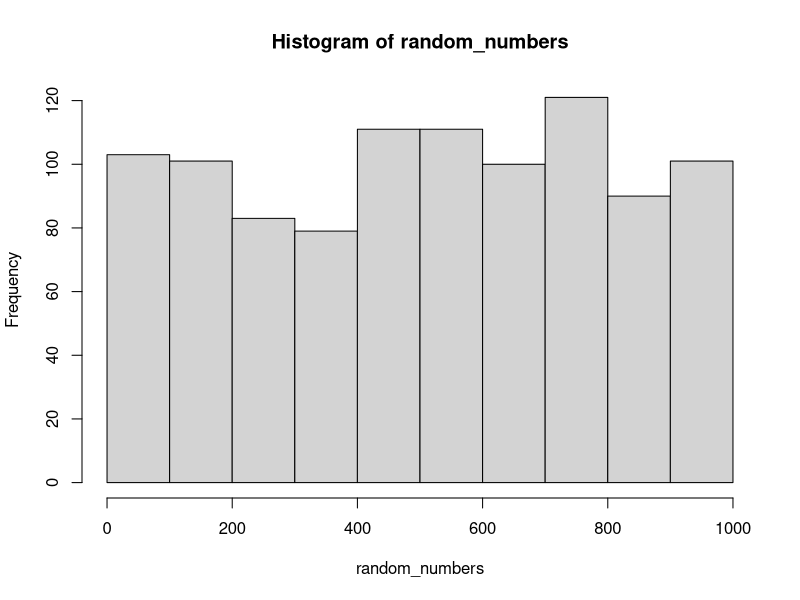
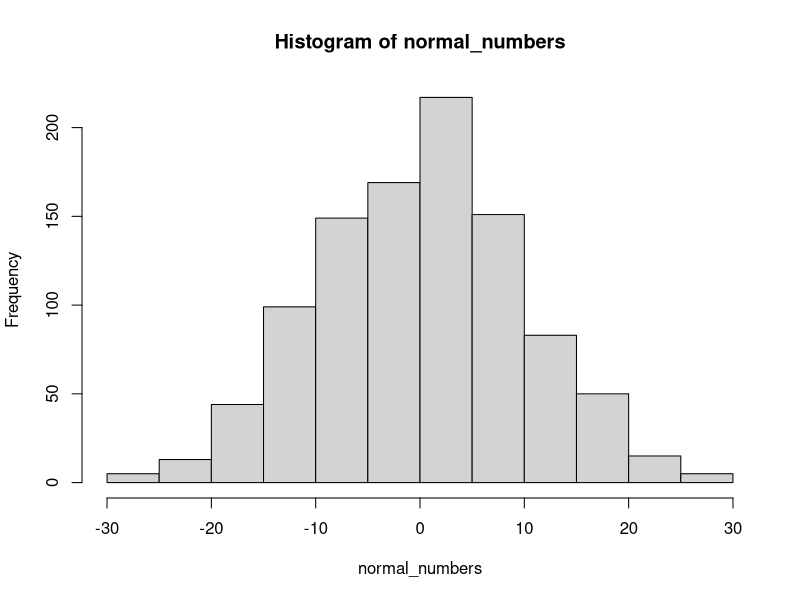

Reproduce these figures in R, in order.
## ---- chunk 1

sum(1:100)

#1+2+3+4

a <- 0

for(i in 1:100){
  a <- a+i
}

a

## ---- chunk 2



sum(50:100)

sum(500:1000)


sum_sequence <- function(min,max){

  return(sum(min:max))
  
}

sum_sequence(min = 5, max = 100)

sum_sequence_loop <- function(min,max){
  
  a <- 0
  
  for(i in min:max){
    a <- a+i
  }
  
  return(a)
  
}

sum_sequence_loop(1,10)

## ---- chunk 3
?runif

 random_numbers <-runif(n = 1000,min=0,max=1000)
 
 hist(random_numbers)
 
 
  normal_numbers <-rnorm(n = 1000,0,10)
 
 hist(normal_numbers)
 
 sample(1:6, 1)
 
## ---- chunk 4
for(i in 1:100) {
  if(i %% 3 == 0 & i %% 5 == 0) {
    print("FizzBuzz")
  } else if(i %% 3 == 0) {
    print("Fizz")
  } else if(i %% 5 == 0) {
    print("Buzz")
  } else {
    print(i)
  }
}

